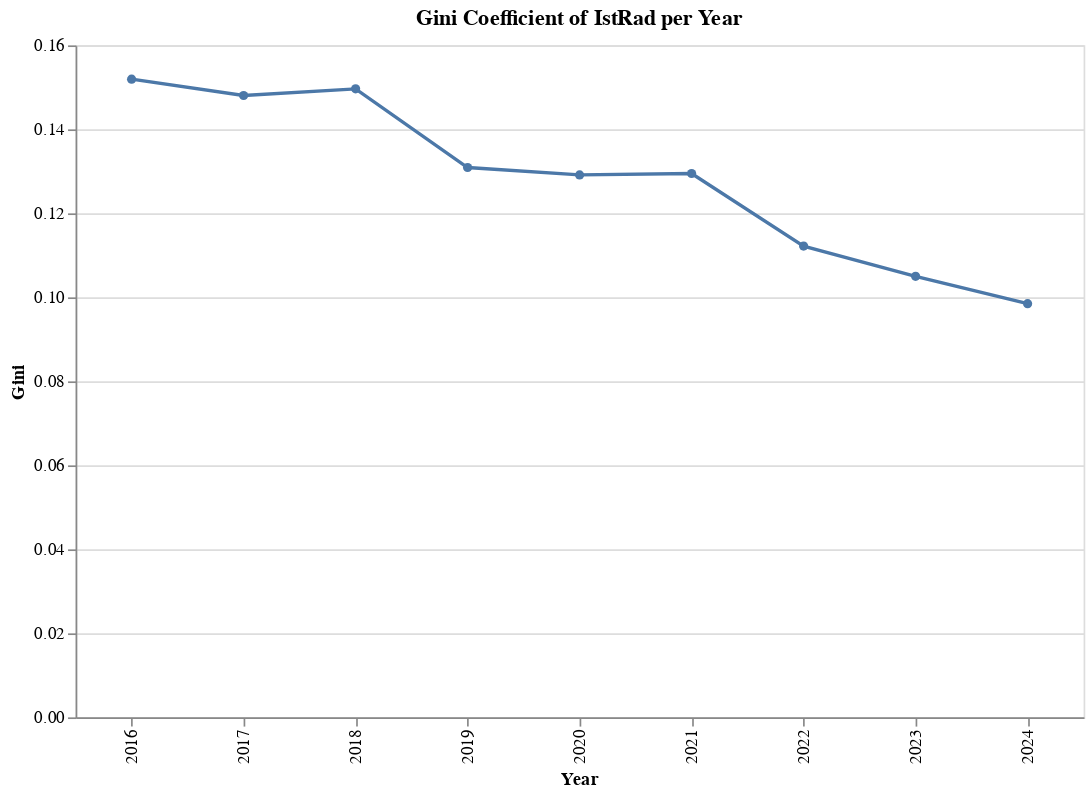

Source (notebook cell):
### Code cell
title = " ".join(val_label.split("_")).title() if "_" in val_label else val_label

chart = (
    alt.Chart(pd.DataFrame({"Year": YEARS, "Gini": gini_arr}))
    .mark_line(point=True)
    .properties(
        title=f"Gini Coefficient of {title} per Year",
        width=600,
        height=400,
    )
    .encode(
        x="Year:O",
        y="Gini:Q",
        tooltip=["Year", alt.Tooltip("Gini", format=".3f")],
    )
    .interactive()
)

chart.save(os.path.join("img", f"gini_index_{title.replace(' ', '_').lower()}.png"))
chart.show()

### Figure 1 — Vega-Lite specification as saved in the notebook (floating-point values rounded to 4 significant figures)
{"config": {"view": {"continuousWidth": 300, "continuousHeight": 300}}, "data": {"name": "data-8daaf7cbdf66435de7a411ef12a85196"}, "mark": {"type": "line", "point": true}, "encoding": {"tooltip": [{"field": "Year", "type": "quantitative"}, {"field": "Gini", "format": ".3f", "type": "quantitative"}], "x": {"field": "Year", "type": "ordinal"}, "y": {"field": "Gini", "type": "quantitative"}}, "height": 400, "params": [{"name": "param_312", "select": {"type": "interval", "encodings": ["x", "y"]}, "bind": "scales"}], "title": "Gini Coefficient of IstRad per Year", "width": 600, "$schema": "https://vega.github.io/schema/vega-lite/v5.20.1.json", "datasets": {"data-8daaf7cbdf66435de7a411ef12a85196": [{"Year": 2016, "Gini": 0.152}, {"Year": 2017, "Gini": 0.1481}, {"Year": 2018, "Gini": 0.1496}, {"Year": 2019, "Gini": 0.1309}, {"Year": 2020, "Gini": 0.1292}, {"Year": 2021, "Gini": 0.1295}, {"Year": 2022, "Gini": 0.1122}, {"Year": 2023, "Gini": 0.105}, {"Year": 2024, "Gini": 0.0985}]}}
